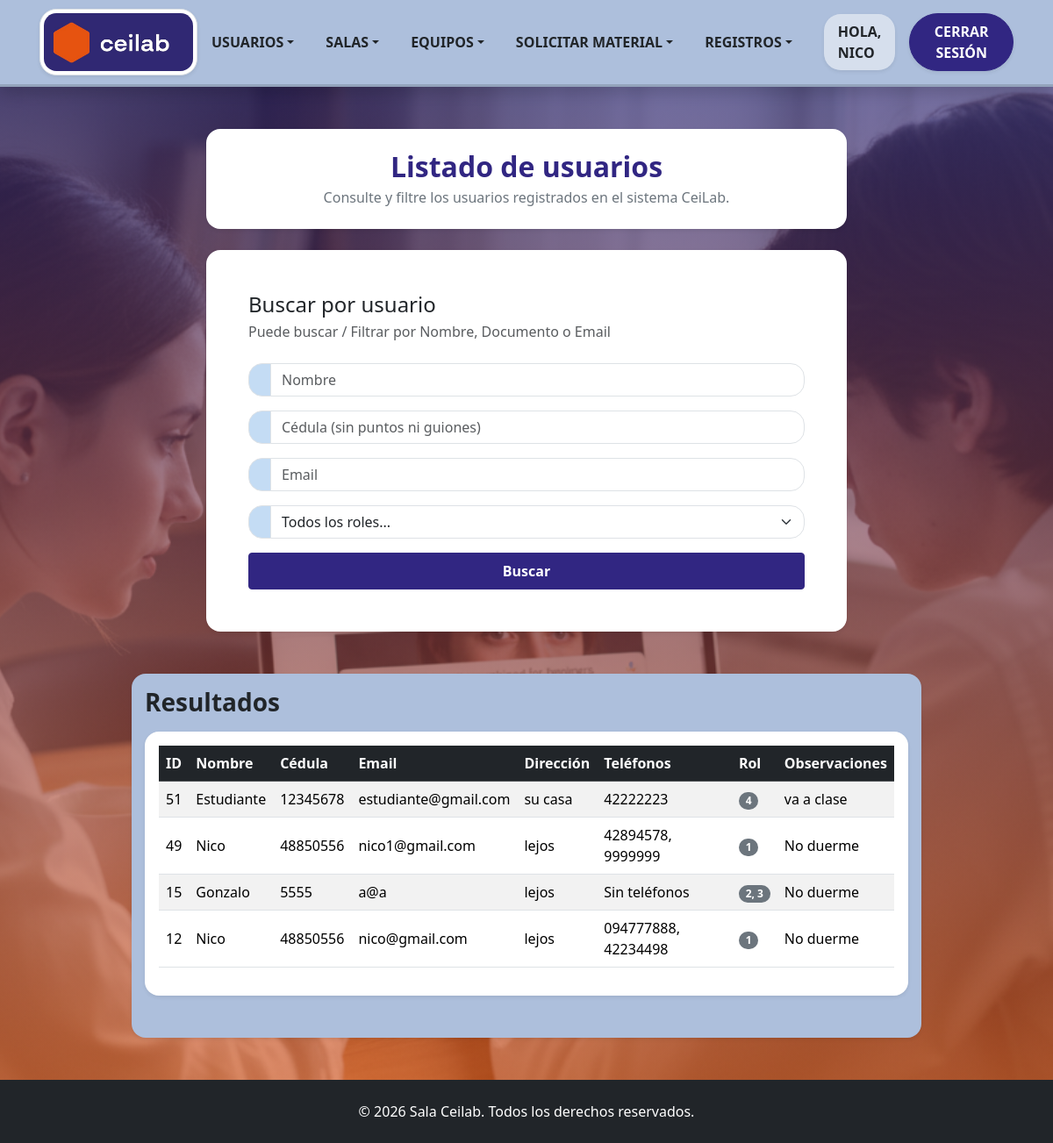
The app's page /Formularios/listadoUsuario.php (signed in) with its own data.
### tables this page shows
CREATE TABLE `usuario` (
  `IDUsuario` int(10) NOT NULL,
  `Nombre` varchar(30) DEFAULT NULL,
  `Contraseña` varchar(61) DEFAULT NULL,
  `Email` varchar(30) DEFAULT NULL,
  `Direccion` varchar(50) NOT NULL,
  `Faltas` int(10) DEFAULT NULL,
  `Observaciones` varchar(50) NOT NULL,
  `Fecha_creacion` date DEFAULT NULL,
  `Crador_IDUsuario` int(11) DEFAULT NULL,
  `cedula` int(8) NOT NULL,
  `activo` tinyint(1) DEFAULT 1
);

### Clases/ClsUsuarios.php (called while the page is built, shortened)
<?php
   class ClsUsuarios {
    public function listarUsuarios($filtroNombre = '', $filtroCedula = '', $filtroEmail = '', $filtroRol = '') {
        $objConexion = new Conexion();
        $link = $objConexion->conectar();
        $sql = "SELECT u.IDUsuario, u.nombre, u.cedula, u.email, u.direccion, u.observaciones, MIN(r.ROL) AS ROL
                FROM usuario u
                LEFT JOIN rol r ON u.IDUsuario = r.IDUsuario
                WHERE u.activo = 1";
        $sql .= " GROUP BY u.IDUsuario, u.nombre, u.cedula, u.email, u.direccion, u.observaciones";
        $sql .= " ORDER BY u.IDUsuario DESC";
        return mysqli_query($link, $sql);
    }
    public function obtenerTelefonosPorUsuario($idUsuario) {
        $objConexion = new Conexion();
        $link = $objConexion->conectar();
        $idEscape = mysqli_real_escape_string($link, $idUsuario);
        $sql = "SELECT Telefono FROM Telefonos WHERE IDUsuario = '$idEscape'";
        $resultado = mysqli_query($link, $sql);
        $telefonos = [];
        if ($resultado) {
            while ($row = mysqli_fetch_assoc($resultado)) {
                $telefonos[] = $row['Telefono'];
            }
        }
        return $telefonos;
    }
    public function obtenerRolesPorUsuario($idUsuario) {
        $objConexion = new Conexion();
        $link = $objConexion->conectar();
        $idEscaped = mysqli_real_escape_string($link, $idUsuario);
        $sql = "SELECT ROL FROM rol WHERE IDUsuario = '$idEscaped'";
        $resultado = mysqli_query($link, $sql);
        $roles = [];
        if ($resultado) {
            while ($row = mysqli_fetch_assoc($resultado)) {
                $roles[] = $row['ROL'];
            }
        }
        return $roles;
    }
}
?>

### Formularios/listadoUsuario.php (the view, shortened to what this page needs)
<!DOCTYPE html>
<html lang="en">
    <head>
        <link href="../bootstrap_theme/bootstrap.css" rel="stylesheet" type="text/css">
        <link rel="stylesheet" href="../Estilos/blocks.css">
        <link href="../Estilos/style.css" rel="stylesheet">
    </head>
    <body class="d-flex flex-column min-vh-100 bg-light">
        <?php include '../navbar.php'; ?>
        <section class="hero-section flex-fill pb-5 pt-5">
            <div class="container pb-4">
                <div class="row justify-content-center">
                    <div class="col-md-9 col-xl-8">
                        <div class="bg-white p-4 shadow-sm rounded text-center">
                            <h3 class="fw-bold h2 mb-1 text-primary">Listado de usuarios</h3>
                            <p class="fw-light text-secondary mb-0">Consulte y filtre los usuarios registrados en el sistema CeiLab.</p>
                        </div>
                    </div>
                </div>
            </div>
            <div class="container pb-5">
                <div class="row">
                    <div class="col-md-9 col-xl-8 ms-auto me-auto">
                        <div class="bg-white p-4 p-lg-5 shadow-sm rounded">
                            <h2 class="mb-1 text-dark h4">Buscar por usuario</h2>
                            <p class="mb-4 text-muted">Puede buscar / Filtrar por Nombre, Documento o Email</p>
                            <form method="GET" action="">
                                <div class="mb-3">
                                    <div class="mb-3">
                                        <div class="input-group">
                                            <span class="bg-light input-group-text"><i class="bi bi-person"></i></span>
                                            <input type="text" class="form-control" name="nombre" placeholder="Nombre" value="<?php echo htmlspecialchars($_GET['nombre'] ?? ''); ?>">
                                        </div>
                                    </div>
                                    <div class="mb-3">
                                        <div class="input-group">
                                            <span class="bg-light input-group-text"><i class="bi bi-card-text"></i></span>
                                            <input type="number" class="form-control" name="cedula" placeholder="Cédula (sin puntos ni guiones)" value="<?php echo htmlspecialchars($_GET['cedula'] ?? ''); ?>">
                                        </div>
                                    </div>
                                    <div class="mb-3">
                                    <div class="input-group">
                                        <span class="bg-light input-group-text"><i class="bi bi-envelope"></i></span>
                                        <input type="email" class="form-control" name="email" placeholder="Email" value="<?php echo htmlspecialchars($_GET['email'] ?? ''); ?>">
                                    </div>
                                    </div>
                                    <div class="mb-3">
                                    <div class="input-group">
                                        <span class="bg-light input-group-text" id="addon-rol"></span>
                                        <select class="form-select" aria-label="Filtrar por Rol" aria-describedby="addon-rol" name="rol">
                                            <option value="" selected>Todos los roles...</option>
                                        </select>
                                    </div>
                                </div>
                                </div>
                                <button type="submit" class="btn d-block w-100 btn-primary fw-bold pb-2 ps-3 pe-3 pt-2">Buscar</button>
                            </form>
                        </div>
                    </div>
                </div>
            </div>
            <div class="container pb-5 pt-3 rounded shadow-sm col-md-10 col-xl-9" style="background-color: #adbfdc;">
                <div class="row">
                    <div>
                        <h3 class="mb-3 text-dark fw-bold">Resultados</h3>
                        <?php
                        require_once '../Clases/ClsUsuarios.php';
                        $objUsuario = new ClsUsuarios();
                        $nombre = $_GET['nombre'] ?? '';
                        $cedula = $_GET['cedula'] ?? '';
                        $email = $_GET['email'] ?? '';
                        $rol = $_GET['rol'] ?? '';
                        $resultado = $objUsuario->listarUsuarios($nombre, $cedula, $email, $rol);
                        if ($resultado && mysqli_num_rows($resultado) > 0) {
                        ?>
                            <div class="table-responsive bg-white p-3 shadow-sm rounded">
                                <table class="table table-striped table-hover align-middle">
                                    <thead class="table-dark">
                                        <tr>
                                            <th>ID</th>
                                            <th>Nombre</th>
                                            <th>Cédula</th>
                                            <th>Email</th>
                                            <th>Dirección</th>
                                            <th>Teléfonos</th>
                                            <th>Rol</th>
                                            <th>Observaciones</th>
                                        </tr>
                                    </thead>
                                    <tbody>
                                        <?php while ($row = mysqli_fetch_assoc($resultado)) {
                                            $telefonosArr = $objUsuario->obtenerTelefonosPorUsuario($row['IDUsuario']);
                                            $textoTelefonos = !empty($telefonosArr) ? implode(', ', $telefonosArr) : 'Sin teléfonos';
                                            $rolArr = $objUsuario->obtenerRolesPorUsuario($row['IDUsuario']);
                                            $textorol = !empty($rolArr) ? implode(', ', $rolArr) : 'Sin rol asignado';
                                            ?>
                                            <tr>
                                                <td><?php echo htmlspecialchars($row['IDUsuario']); ?></td>
                                                <td><?php echo htmlspecialchars($row['nombre']); ?></td>
                                                <td><?php echo htmlspecialchars($row['cedula']); ?></td>
                                                <td><?php echo htmlspecialchars($row['email']); ?></td>
                                                <td><?php echo htmlspecialchars($row['direccion']); ?></td>
                                                <td><?php echo htmlspecialchars($textoTelefonos); ?></td>
                                                <td>
                                                    <span class="badge bg-secondary">
                                                        <?php echo htmlspecialchars($textorol); ?>
                                                    </span>
                                                </td>
                                                <td><?php echo htmlspecialchars($row['observaciones']); ?></td>
                                            </tr>
                                        <?php } ?>
                                    </tbody>
                                </table>
                            </div>
                        <?php
                        } else {
                            echo "<div class='alert alert-info text-center bg-white mb-0'>No se encontraron usuarios registrados con esos criterios.</div>";
                        }
                        ?>
                    </div>
                </div>
            </div>
        </section>
        <?php include '../footer.php'; ?>
    </body>
</html>

### navbar.php (shortened to what this page needs)
<?php
$esAdministrador = isset($_SESSION['roles']) && in_array('1', $_SESSION['roles']);
$esDot = isset($_SESSION['roles']) && in_array('2', $_SESSION['roles']);
$esDocente = isset($_SESSION['roles']) && in_array('3', $_SESSION['roles']);
$esEstudiante = isset($_SESSION['roles']) && in_array('4', $_SESSION['roles']);
$estaLogueado = isset($_SESSION['IDUsuario']);
?>
<nav class="navbar navbar-expand-lg navbar-light py-lg-2 text-uppercase shadow" style="background-color: #adbfdc; border-bottom: 3px solid rgba(0, 0, 0, 0.15);">
    <div class="container">
        <picture>
            <source type="image/webp">
            <a href="/CeiLab2026/index.php" class="d-inline-block text-decoration-none p-0 m-0">
                <img src="/CeiLab2026/assets/img/Ceilab-logo.jpg" class="img-thumbnail shadow-sm rounded-3" style="max-width: 180px; height: auto;" alt="Logo CeiLab">
            </a>
        </picture>
        <div class="collapse navbar-collapse" id="navbarNavDropdown-3">
            <ul class="mb-2 mb-lg-0 ms-auto navbar-nav align-items-lg-center gap-1">
                <?php if ($esAdministrador): ?>
                    <li class="nav-item dropdown">
                    <a class="nav-link px-lg-3 py-lg-2 dropdown-toggle fw-bold text-dark rounded-3" href="#" id="navbarDropdownMenuLink" role="button" data-bs-toggle="dropdown" aria-expanded="false" >Usuarios</a>
                    </li>
                <?php endif; ?>
                <?php if ($esAdministrador || $esDot || $esDocente): ?>
                <li class="nav-item dropdown">
                    <a class="nav-link px-lg-3 py-lg-2 dropdown-toggle fw-bold text-dark rounded-3" href="#" id="navbarDropdownMenuLink" role="button" data-bs-toggle="dropdown" aria-expanded="false">Salas</a>
                </li>
                <?php endif; ?>
                <?php if ($esAdministrador || $esDot || $esDocente || $esEstudiante ): ?>
                <li class="nav-item dropdown">
                    <a class="nav-link px-lg-3 py-lg-2 dropdown-toggle fw-bold text-dark rounded-3" href="#" id="navbarDropdownMenuLink2" role="button" data-bs-toggle="dropdown" aria-expanded="false">Equipos</a>
                </li>
                <?php endif; ?>
                <li class="nav-item dropdown">
                    <a class="nav-link px-lg-3 py-lg-2 dropdown-toggle fw-bold text-dark rounded-3" href="#" id="navbarDropdownMenuLink2" role="button" data-bs-toggle="dropdown" aria-expanded="false">Solicitar material</a>
                </li>
                <li class="nav-item dropdown">
                    <a class="nav-link px-lg-3 py-lg-2 dropdown-toggle fw-bold text-dark rounded-3" href="#" id="navbarDropdownMenuLink3" role="button" data-bs-toggle="dropdown" aria-expanded="false">Registros</a>
                </li>
                <?php if ($estaLogueado): ?>
                    <li class="nav-item px-lg-2 py-lg-2">
                        <span class="nav-link fw-bold text-dark ms-2 rounded-3 bg-white bg-opacity-50 px-3 py-2 shadow-sm">Hola, <?php echo htmlspecialchars($_SESSION['nombre']); ?></span>
                    </li>
                </ul>
                    <div class="ms-lg-2">
                        <a class="btn btn-primary fw-bold shadow-sm rounded-pill px-4 py-2" href="/CeiLab2026/Clases/ClsLogin.php?action=logout">Cerrar Sesión</a>
                    </div>
                <?php endif; ?>
        </div>
    </div>
</nav>

### footer.php
<footer class="bg-dark text-white py-4 mt-auto">
<div class="container text-center">
<p class="mb-0">&copy; <?php echo date('Y'); ?> Sala Ceilab. Todos los derechos reservados.</p>
</div>
</footer>

### Estilos/style.css (style rules this page uses)
.navbar-nav .nav-link { transition: all 0.2s ease-in-out; }
.navbar .img-thumbnail { transition: all 0.2s ease-in-out; }
.hero-section { background-image: linear-gradient(rgba(48, 40, 115, 0.67), rgba(230, 83, 16, 0.57)), url('../assets/img/ceilab.png'); background-size: cover; background-position: center; background-repeat: no-repeat; }

### records on screen
usuario: IDUsuario "51", Nombre "Estudiante", cedula "12345678", Email "estudiante@gmail.com", Direccion "su casa", textoTelefonos "42222223", textorol "4", Observaciones "va a clase"
usuario: IDUsuario "49", Nombre "Nico", cedula "48850556", Email "nico1@gmail.com", Direccion "lejos", textoTelefonos "42894578, 9999999", textorol "1", Observaciones "No duerme"
usuario: IDUsuario "15", Nombre "Gonzalo", cedula "5555", Email "a@a", Direccion "lejos", textoTelefonos "Sin teléfonos", textorol "2, 3", Observaciones "No duerme"
usuario: IDUsuario "12", Nombre "Nico", cedula "48850556", Email "nico@gmail.com", Direccion "lejos", textoTelefonos "094777888, 42234498", textorol "1", Observaciones "No duerme"

### other values on screen
$_SESSION['nombre'] "NICO"
